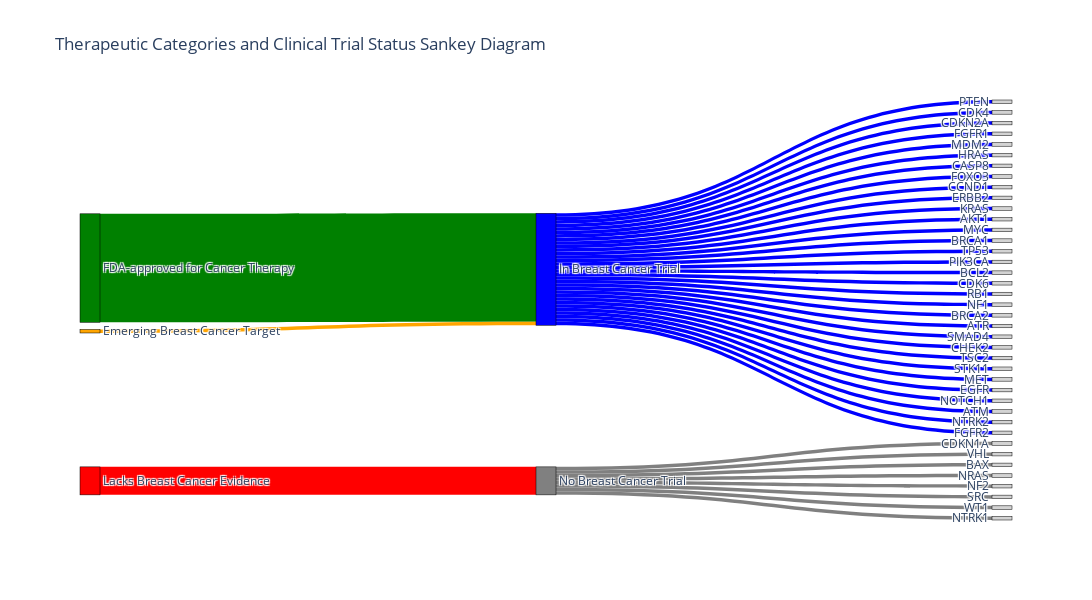

The notebook cell this image was saved under:
### Code cell
# Build Sankey figure
fig = go.Figure(go.Sankey(
    node=dict(
        pad=15,
        thickness=20,
        line=dict(color="black", width=0.5),
        label=label_list,
        color=node_colors
    ),
    link=dict(
        source=source,
        target=target,
        value=value,
        color=colors
    )
))

fig.update_layout(
    title_text="Therapeutic Categories and Clinical Trial Status Sankey Diagram",
    font_size=12,
    height=600,
    width=1100
)

fig.show()

### Figure 1 — Plotly figure (JSON) as saved in the notebook; plotly's stock layout.template omitted (floating-point values rounded to 4 significant figures)
{"data": [{"link": {"color": ["green", "red", "orange", "blue", "blue", "blue", "gray", "blue", "blue", "blue", "blue", "gray", "blue", "blue", "blue", "gray", "blue", "blue", "blue", "blue", "blue", "blue", "blue", "blue", "blue", "gray", "blue", "blue", "blue", "gray", "blue", "gray", "blue", "blue", "blue", "blue", "blue", "blue", "blue", "blue", "blue", "gray", "gray"], "source": [0, 1, 2, 3, 3, 3, 4, 3, 3, 3, 3, 4, 3, 3, 3, 4, 3, 3, 3, 3, 3, 3, 3, 3, 3, 4, 3, 3, 3, 4, 3, 4, 3, 3, 3, 3, 3, 3, 3, 3, 3, 4, 4], "target": [3, 4, 3, 5, 6, 7, 8, 9, 10, 11, 12, 13, 14, 15, 16, 17, 18, 19, 20, 21, 22, 23, 24, 25, 26, 27, 28, 29, 30, 31, 32, 33, 34, 35, 36, 37, 38, 39, 40, 41, 42, 43, 44], "value": [31, 8, 1, 1, 1, 1, 1, 1, 1, 1, 1, 1, 1, 1, 1, 1, 1, 1, 1, 1, 1, 1, 1, 1, 1, 1, 1, 1, 1, 1, 1, 1, 1, 1, 1, 1, 1, 1, 1, 1, 1, 1, 1]}, "node": {"color": ["green", "red", "orange", "blue", "gray", "lightgray", "lightgray", "lightgray", "lightgray", "lightgray", "lightgray", "lightgray", "lightgray", "lightgray", "lightgray", "lightgray", "lightgray", "lightgray", "lightgray", "lightgray", "lightgray", "lightgray", "lightgray", "lightgray", "lightgray", "lightgray", "lightgray", "lightgray", "lightgray", "lightgray", "lightgray", "lightgray", "lightgray", "lightgray", "lightgray", "lightgray", "lightgray", "lightgray", "lightgray", "lightgray", "lightgray", "lightgray", "lightgray", "lightgray", "lightgray"], "label": ["FDA-approved for Cancer Therapy", "Lacks Breast Cancer Evidence", "Emerging Breast Cancer Target", "In Breast Cancer Trial", "No Breast Cancer Trial", "PTEN", "CDK4", "CDKN2A", "CDKN1A", "FGFR1", "MDM2", "HRAS", "CASP8", "VHL", "FOXO3", "CCND1", "ERBB2", "BAX", "KRAS", "AKT1", "MYC", "BRCA1", "TP53", "PIK3CA", "BCL2", "CDK6", "RB1", "NRAS", "NF1", "BRCA2", "ATR", "NF2", "SMAD4", "SRC", "CHEK2", "TSC2", "STK11", "MET", "EGFR", "NOTCH1", "ATM", "NTRK2", "FGFR2", "WT1", "NTRK1"], "line": {"color": "black", "width": 0.5}, "pad": 15, "thickness": 20}, "type": "sankey"}], "layout": {"font": {"size": 12}, "height": 600, "title": {"text": "Therapeutic Categories and Clinical Trial Status Sankey Diagram"}, "width": 1100}}
